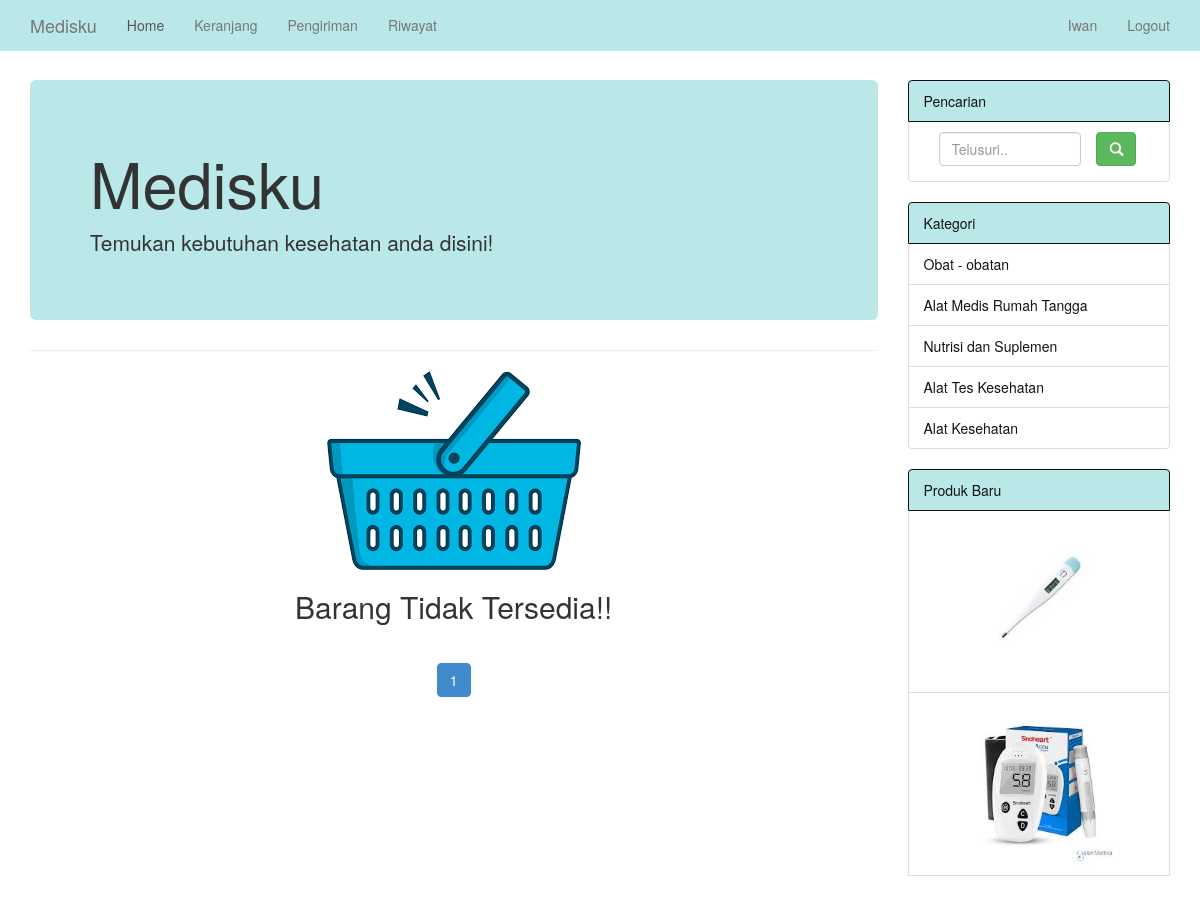
The page /pengguna/kategori.php (signed in) on the database its author committed.
### tables this page shows
CREATE TABLE `kategori` (
  `id_kategori` int NOT NULL AUTO_INCREMENT,
  `kategori` varchar(35) NOT NULL,
  PRIMARY KEY (`id_kategori`)
);

CREATE TABLE `barang` (
  `id_barang` int NOT NULL AUTO_INCREMENT,
  `nama_barang` varchar(35) NOT NULL,
  `harga` varchar(35) NOT NULL,
  `stok` int NOT NULL,
  `gambar` varchar(255) NOT NULL,
  `id_kategori` int NOT NULL,
  PRIMARY KEY (`id_barang`),
  KEY `id_kategori` (`id_kategori`),
  CONSTRAINT `barang_ibfk_1` FOREIGN KEY (`id_kategori`) REFERENCES `kategori` (`id_kategori`)
);

### pengguna/kategori.php (the view, shortened to what this page needs)
<?php
include "../koneksi/config.php";
$nama = $_SESSION['nama'];
?>
<!DOCTYPE html>
<html>
<head>
    <link href="../assets/css/bootstrap.css" rel="stylesheet">
    <link href="../assets/css/style.css" rel="stylesheet" />
</head>
<body>
    <nav class="navbar navbar-default navbar-fixed-top" role="navigation">
        <div class="container">
            <div class="collapse navbar-collapse" id="bs-example-navbar-collapse-1">
                <ul class="nav navbar-nav">
                    <li><a class="navbar-brand" href="home.php">Medisku</a></li>
                    <li class="active"><a href="#">Home</a></li>
                    <li><a href="keranjang.php" title="Keranjang Belanja">Keranjang</a></li>
                    <li><a href="pengiriman.php" title="Pengiriman">Pengiriman</a></li>
                    <li><a href="riwayat_transaksi.php" title="Riwayat Transaksi">Riwayat</a></li>
                </ul>
                <ul class="nav navbar-nav navbar-right">
                    <li><a href="user.php"><?php echo ucwords($nama); ?></a></li>
                    <li><a href="logout.php">Logout</a></li>
                </ul>
            </div>
        </div>
    </nav>
    <br><br><br><br>
    <div class="container">
        <div class="row">
            <div class="col-md-9">
                <div class="jumbotron">
                    <h1>Medisku</h1>
                    <p>Temukan kebutuhan kesehatan anda disini!</p>
                </div>
                <hr>
                <div class="row">
                    <?php
                        $id_kategori = $_GET['kategori'];
                        $page = (isset($_GET['page']))? $_GET['page'] : 1;
                        $limit = 9;
                        $limit_start = ($page - 1) * $limit;
                        $sql1 = "select * from barang where id_kategori='$id_kategori' LIMIT $limit_start, $limit";
                        $query1 = mysqli_query($connect,$sql1);
                        $cek = mysqli_num_rows($query1);
                        $no = 1;
                    if($cek > 0){
                        while ($row = mysqli_fetch_array($query1)){ ?>
                        <div class="col-md-3 text-center col-sm-6">
                            <div class="thumbnail">
                                <img src="../image/<?php echo $row["gambar"]; ?>" style="width: max-content; height: 11rem; object-fit: cover; margin-bottom: 12px">
                                <h4><?php echo ucwords($row["nama_barang"]); ?></h4>
                                <div>stok: <?php echo $row["stok"]; ?></div>
                                <p style="color: red;">Rp. <?php echo $row["harga"] ?> </p>
                                <button type="button" class="btn btn-success"  data-toggle="modal" data-target="#myModal<?php echo $no; ?>">Beli</button>
                            </div>
                        </div>
                        <div id="myModal<?php echo "$no"; ?>" class="modal fade" role="dialog">
                            <div class="modal-dialog">
                                <div class="modal-content">
                                    <div class="modal-header">
                                        <button type="button" class="close" data-dismiss="modal">&times;</button>
                                        <h4 class="modal-title"><?php echo ucwords("$row[nama_barang]"); ?></h4>
                                    </div>
                                    <div class="modal-body">
                                        <form method="POST" action="simpan_keranjang.php">
                                            <input type="number" class="form-control" name="jumlah" maxlength="2" value="1" placeholder="Masukkan Jumlah Pembelian.." required/>
                                            <input type="hidden" name="harga" value="<?php echo $row["harga"]; ?>">
                                            <input type="hidden" name="id_barang" value="<?php echo "$row[id_barang]"; ?>">
                                            <input type="hidden" name="stok" value="<?php echo $row["stok"]; ?>">
                                    </div>
                                    <div class="modal-footer">
                                            <a class="btn btn-default" data-dismiss="modal">Batal</a>
                                            <input type="submit" class="btn btn-primary" value="OK">
                                        </form>
                                    </div>
                                </div>
                            </div>
                        </div>
                    <?php $no++; }
                    }else{ ?>
                        <div style="text-align: center;">
                            <img src="../assets/img/kosong.png">
                            <h2>Barang Tidak Tersedia!!</h2>
                        </div>
                    <?php } ?>
                </div>
                <div class="row" style="text-align: center;">
                    <ul class="pagination">
                    <?php
                    $q2 = "select * from barang";
                    $sql2 = mysqli_query($connect, $q2);
                    $get_jumlah = mysqli_num_rows($sql2);
                    $jumlah_page = ceil($get_jumlah / $limit);
                    $jumlah_number = 3;
                    $start_number = ($page > $jumlah_number)? $page - $jumlah_number : 1;
                    $end_number = ($page < ($jumlah_page - $jumlah_number))? $page + $jumlah_number : $jumlah_page;
                    for($i = $start_number; $i <= $end_number; $i++){
                      $link_active = ($page == $i)? ' class="active"' : '';
                    ?>
                      <li<?php echo $link_active; ?>><a href="home.php?page=<?php echo $i; ?>"><?php echo $i; ?></a></li>
                    <?php
                    }
                   ?>
                    </ul>
                </div>
            </div>
            <div class="col-md-3">
                <div>
                    <a class="list-group-item active ">Pencarian
                    </a>
                    <ul class="list-group">
                        <li class="list-group-item">
                            <form  action="search.php" method="POST">
                                <div class="col-md-9">
                                <input type="text" name="cari" class="form-control" placeholder="Telusuri.."><br>
                                </div>
                                <button type="submit" class="btn btn-success"><span class="glyphicon glyphicon-search"></span></button>
                            </form>
                        </li>
                    </ul>
                </div>
                <div>
                    <a class="list-group-item active">Kategori
                    </a>
                    <ul class="list-group">
                        <?php
                        $sql = "select * from kategori";
                        $query = mysqli_query($connect,$sql);
                        while ($data = mysqli_fetch_array($query)){ ?>
                            <li class="list-group-item"><a href="kategori.php?kategori=<?php echo "$data[id_kategori]"; ?>"><?php echo "$data[kategori]"; ?></a></li>
                        <?php } ?>
                    </ul>
                </div>
                <div>
                    <a class="list-group-item active">Produk Baru
                    </a>
                    <ul class="list-group">
                        <?php
                            $a = "select * from barang order by id_barang desc limit 2";
                            $b = mysqli_query($connect,$a);
                            $modal = 1;
                            while ($c = mysqli_fetch_array($b)){ ?>
                            <li class="list-group-item">
                                <div class="thumbnaill">
                                    <center><img src="<?php echo "../image/$c[gambar]"; ?>" width="70%" height="40%"/></center>
                                </div>
                            </li>
                        <?php $modal++; } ?>
                    </ul>
                </div>
            </div>
            </div>
    </div>
</body>
</html>

### assets/css/style.css (style rules this page uses)
.row { margin-bottom:10px; }
.btn { margin-bottom:5px; }
.thumbnaill { position:relative; overflow:hidden; }

### rows shown on the page
kategori: kategori "Obat - obatan"
kategori: kategori "Alat Medis Rumah Tangga"
kategori: kategori "Nutrisi dan Suplemen"
kategori: kategori "Alat Tes Kesehatan"
kategori: kategori "Alat Kesehatan"
barang: gambar (picture)
barang: gambar (picture)

### other values the page prints
$nama "Iwan"
